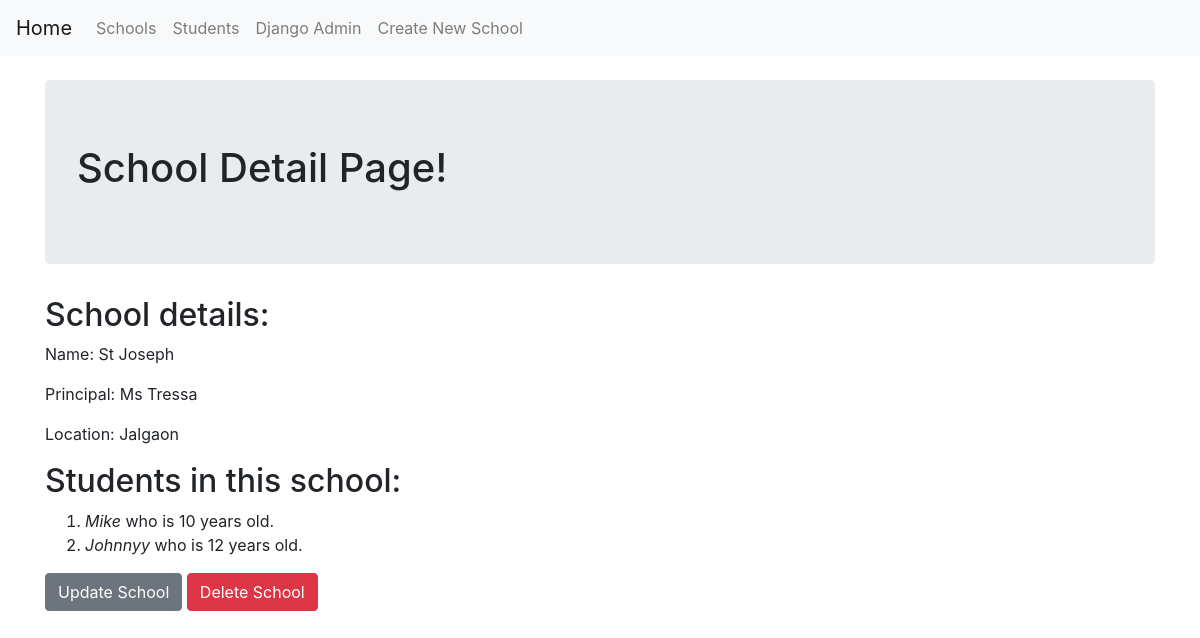
Page /detail/1/ on the committed database.
### basic_app/models.py (models this page shows, shortened)
class School(models.Model):
    name = models.CharField(max_length=256)
    principal = models.CharField(max_length=256)
    location = models.CharField(max_length=256)

class Student(models.Model):
    name = models.CharField(max_length=256)
    age = models.PositiveIntegerField()
    school = models.ForeignKey(School, related_name='students', on_delete=models.CASCADE)

### basic_app/views.py (the view)
# urls.py: path('detail/<int:pk>/',views.SchoolDetailView.as_view(), name='schooldetail'),
class SchoolDetailView(DetailView):
    context_object_name = 'school_detail'
    model = models.School
    template_name = 'basic_app/school_detail.html'

### basic_app/templates/basic_app/school_detail.html
{% extends 'basic_app/base.html' %}
{% block body_block %}
  <div class="jumbotron">
    <h1>School Detail Page!</h1>
  </div>
  <h2>School details:</h2>
  <p>Name: {{school_detail.name}}</p>
  <p>Principal: {{school_detail.principal}}</p>
  <p>Location: {{school_detail.location}}</p>
  <h2>Students in this school:</h2>
  <ol>
    {% for student in school_detail.students.all %}
      <li><em>{{student.name}}</em> who is {{student.age}} years old.</li>
    {% endfor %}
  </ol>
  <a class="btn btn-secondary" href="{% url 'update' school_detail.id %}">Update School</a>
  <a class="btn btn-danger" href="{% url 'delete' school_detail.id %}">Delete School</a>
{% endblock %}

### rows in the picture
School: name "St Joseph", principal "Ms Tressa", location "Jalgaon"
Student: name "Mike", age "10"
Student: name "Johnnyy", age "12"
